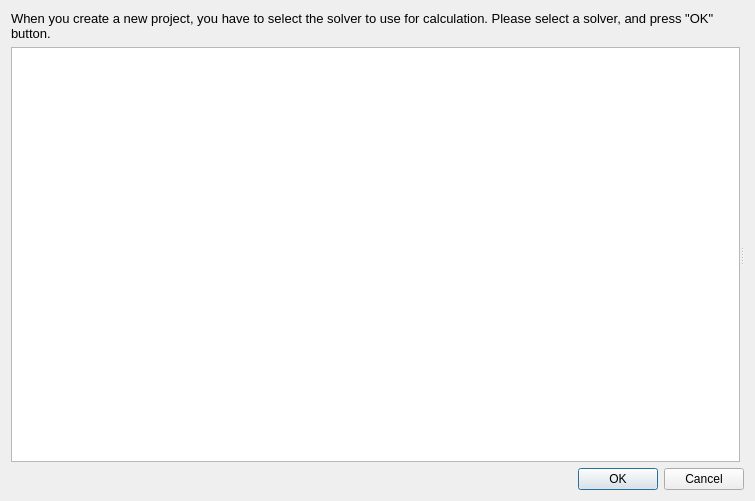
<?xml version="1.0" encoding="UTF-8"?>
<ui version="4.0">
 <class>NewProjectSolverSelectingDialog</class>
 <widget class="QDialog" name="NewProjectSolverSelectingDialog">
  <property name="geometry">
   <rect>
    <x>0</x>
    <y>0</y>
    <width>755</width>
    <height>501</height>
   </rect>
  </property>
  <property name="windowTitle">
   <string>Select Solver</string>
  </property>
  <layout class="QVBoxLayout" name="verticalLayout" stretch="0,1,0">
   <item>
    <widget class="QLabel" name="descLabel">
     <property name="sizePolicy">
      <sizepolicy hsizetype="Preferred" vsizetype="Preferred">
       <horstretch>0</horstretch>
       <verstretch>0</verstretch>
      </sizepolicy>
     </property>
     <property name="font">
      <font>
       <pointsize>10</pointsize>
      </font>
     </property>
     <property name="text">
      <string>When you create a new project, you have to select the solver to use for calculation. Please select a solver, and press &quot;OK&quot; button.</string>
     </property>
     <property name="textFormat">
      <enum>Qt::PlainText</enum>
     </property>
     <property name="wordWrap">
      <bool>true</bool>
     </property>
    </widget>
   </item>
   <item>
    <widget class="QSplitter" name="splitter">
     <property name="orientation">
      <enum>Qt::Horizontal</enum>
     </property>
     <widget class="QListWidget" name="solverList">
      <property name="sizePolicy">
       <sizepolicy hsizetype="Preferred" vsizetype="Expanding">
        <horstretch>0</horstretch>
        <verstretch>0</verstretch>
       </sizepolicy>
      </property>
      <property name="minimumSize">
       <size>
        <width>180</width>
        <height>0</height>
       </size>
      </property>
     </widget>
     <widget class="QStackedWidget" name="stackedWidget">
      <property name="sizePolicy">
       <sizepolicy hsizetype="Expanding" vsizetype="Expanding">
        <horstretch>0</horstretch>
        <verstretch>0</verstretch>
       </sizepolicy>
      </property>
      <property name="currentIndex">
       <number>-1</number>
      </property>
     </widget>
    </widget>
   </item>
   <item>
    <widget class="QDialogButtonBox" name="buttonBox">
     <property name="orientation">
      <enum>Qt::Horizontal</enum>
     </property>
     <property name="standardButtons">
      <set>QDialogButtonBox::Cancel|QDialogButtonBox::Ok</set>
     </property>
    </widget>
   </item>
  </layout>
 </widget>
 <resources/>
 <connections>
  <connection>
   <sender>buttonBox</sender>
   <signal>accepted()</signal>
   <receiver>NewProjectSolverSelectingDialog</receiver>
   <slot>accept()</slot>
   <hints>
    <hint type="sourcelabel">
     <x>248</x>
     <y>254</y>
    </hint>
    <hint type="destinationlabel">
     <x>157</x>
     <y>274</y>
    </hint>
   </hints>
  </connection>
  <connection>
   <sender>buttonBox</sender>
   <signal>rejected()</signal>
   <receiver>NewProjectSolverSelectingDialog</receiver>
   <slot>reject()</slot>
   <hints>
    <hint type="sourcelabel">
     <x>316</x>
     <y>260</y>
    </hint>
    <hint type="destinationlabel">
     <x>286</x>
     <y>274</y>
    </hint>
   </hints>
  </connection>
 </connections>
</ui>
